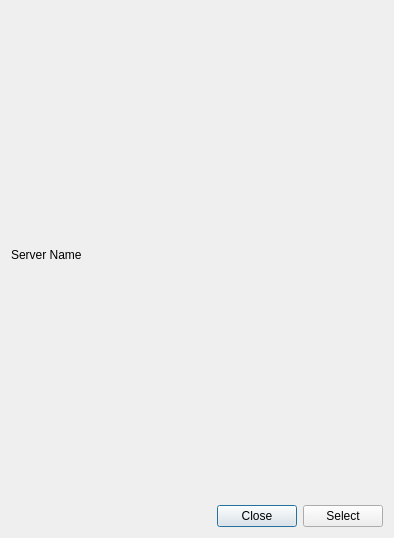
<?xml version="1.0" encoding="UTF-8"?>
<ui version="4.0">
 <class>Dialog</class>
 <widget class="QDialog" name="Dialog">
  <property name="geometry">
   <rect>
    <x>0</x>
    <y>0</y>
    <width>394</width>
    <height>538</height>
   </rect>
  </property>
  <property name="windowTitle">
   <string>Select jobs...</string>
  </property>
  <property name="modal">
   <bool>true</bool>
  </property>
  <layout class="QVBoxLayout" name="verticalLayout">
   <item>
    <widget class="QLabel" name="server_name_label">
     <property name="text">
      <string>Server Name</string>
     </property>
    </widget>
   </item>
   <item>
    <layout class="QVBoxLayout" name="content_holder"/>
   </item>
   <item>
    <layout class="QHBoxLayout" name="horizontalLayout">
     <item>
      <spacer name="horizontalSpacer">
       <property name="orientation">
        <enum>Qt::Horizontal</enum>
       </property>
       <property name="sizeHint" stdset="0">
        <size>
         <width>40</width>
         <height>20</height>
        </size>
       </property>
      </spacer>
     </item>
     <item>
      <widget class="QPushButton" name="close_button">
       <property name="text">
        <string>Close</string>
       </property>
      </widget>
     </item>
     <item>
      <widget class="QPushButton" name="select_button">
       <property name="text">
        <string>Select</string>
       </property>
      </widget>
     </item>
    </layout>
   </item>
  </layout>
 </widget>
 <resources/>
 <connections/>
</ui>
